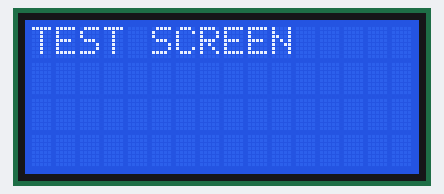
Simulated run of this sketch. Board: ESP8266 (NodeMCU). Shown: 16×4 character LCD. WiFi joins after 1.5 s; servers stay silent unless stated; what the sketch prints to the serial monitor is not drawn.

Above: at 0.1 s.
At 8.5 s:
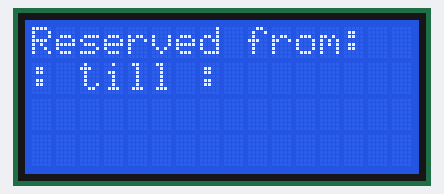

The sketch:

lcdScreenI2C.ino
```cpp
#include <Wire.h>
#include <LiquidCrystal_I2C.h>
#include <ESP8266WiFi.h>
#include <WiFiClient.h>

const char* ssid = "hackathon";
const char* pass = "cmi-hackathon";
const char* host = "192.168.1.100";  //ip van de server
const int port = 6789;
// Set the LCD address to 0x27 for a 16 chars and 2 line display
LiquidCrystal_I2C lcd(0x27, 16, 4);

void setup() {
  Serial.begin(115200);

  //Initialize the LCD
  lcd.begin();
  lcd.backlight();
  lcd.print("TEST SCREEN");

  //setup wifi
  Serial.println();
  Serial.print("conecting to: ");
  Serial.println(ssid);

  WiFi.mode(WIFI_STA);
  delay(1000);
  WiFi.begin(ssid, pass);

  while (WiFi.status() != WL_CONNECTED) {
    delay(1000);
    Serial.print(". ");
  }

  Serial.println();
  Serial.print("My IP: ");
  Serial.println(WiFi.localIP());
  long rssi = WiFi.RSSI();
  Serial.print("RSSI: ");
  Serial.print(rssi);
  Serial.println(" dBm");

}

void loop() {
  WiFiClient client;

  //char data[6] = "12300";
  String roomId = "0;H.1.318";


  while (!client.connect(host, port))
  {
    Serial.println(". ");
  }


  Serial.println();
  Serial.print("Connected to IP: ");
  Serial.println(host);

  Serial.println("Sending string to server: ");
  Serial.println(roomId);
  client.println(roomId);
  delay(100);

  String currentTimeRaw = client.readStringUntil(';');
  String currentTime = currentTimeRaw.substring(12, 14) + ":" + currentTimeRaw.substring(14, 16);
  Serial.println(currentTime);
  Serial.println(currentTimeRaw.substring(4));
  String beginTimeRaw = client.readStringUntil(';');
  String beginTime = beginTimeRaw.substring(8, 10) + ":" + beginTimeRaw.substring(10, 12);
  Serial.println(beginTime);
  Serial.println(beginTimeRaw);
  String endTimeRaw = client.readStringUntil(';');
  String endTime = endTimeRaw.substring(8, 10) + ":" + endTimeRaw.substring(10, 12);
  Serial.println(endTimeRaw);
  Serial.println(endTime);
  String subject = client.readStringUntil(';');
  Serial.println(subject);
  String reserver = client.readStringUntil(';');
  Serial.println(reserver);
  bool freeClassroom;
  Serial.println(beginTimeRaw.substring(4, 12).toInt() - currentTimeRaw.substring(8, 16).toInt());
  if (beginTimeRaw.substring(4, 12).toInt() - currentTimeRaw.substring(8, 16).toInt()>0)
  {
    freeClassroom = true;
  } else {
    freeClassroom = false;
  }

  if (freeClassroom == false) {
    Serial.print("Reserved from:      ");
    Serial.print(beginTime);
    Serial.print(" till ");
    Serial.println(endTime);

    lcd.clear();
    lcd.print("Reserved from:      ");
    lcd.print(subject);
    Serial.println(subject.length());
    for (int i = 0; i < 20 - subject.length(); i++) {
      lcd.print(" ");
    }
    lcd.print(beginTime);
    lcd.print(" till ");
    lcd.print(endTime);
    lcd.print("    ");
    lcd.print(reserver);

    delay(1000);
  } else {
    Serial.print("Classroom is free");

    lcd.clear();
    lcd.print("Free untill:        ");
    lcd.print(subject);
    Serial.println(subject.length());
    for (int i = 0; i < 20 - subject.length(); i++) {
      lcd.print(" ");
    }
    lcd.print(beginTime);
    lcd.print(" to ");
    lcd.print(endTime);
    lcd.print("      ");
    lcd.print(reserver);
  }
  client.flush();
  client.stop();
  Serial.println("Connection Closed");


  delay(10000);
  //  als de persoon niet in de klas is
  //  if(userID != classRoom) {
  //
  //  }
  //
  //  expired = (begintTime - currentTime > 10 min)
  //  if the person isn't in his classroom within 10 minutes
}
```
